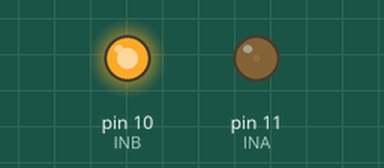
The sketch below on a simulated Arduino Uno, built with avr-gcc and run on an emulated ATmega328P. Parts: output pins drawn as LEDs (lit = HIGH). What the sketch prints to the serial monitor is not drawn.

Above: at 0.05 s.
At 0.65 s:
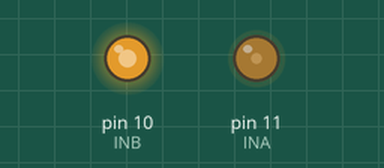
At 1.3 s:
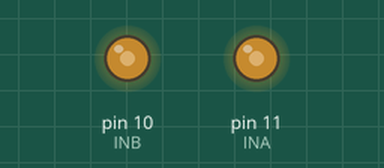
At 2.6 s:
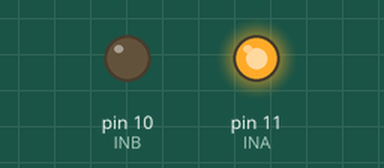
Timing chart, 0 to 6.0 s (numbered marks = the images above):
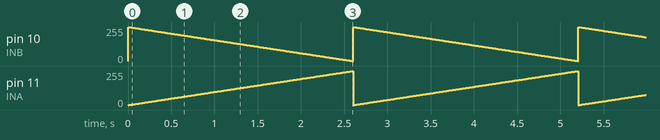

The sketch:

ex_PWM_moter.ino
```cpp
#define INA 11
#define INB 10

void setup() {
  pinMode(INA, OUTPUT);
  pinMode(INB, OUTPUT);
  Serial.begin(9600);
}

void loop() {
//  digitalWrite(INA, HIGH);
//  digitalWrite(INB, LOW);
  for(int i=0; i<=255; i++){
    analogWrite(INA, i);
    analogWrite(INB, 255-i);

    Serial.println(i);
    delay(10);

  }

//  for(int i=255; i=0; i--){
//    analogWrite(INA, i);
//    Serial.println(i);
//    delay(10);
//  }

}
```

Measured:
- by itself, pin 10 (INB): ramps from 255/255 to 0/255 and jumps back, once every 2.6 s
- by itself, pin 11 (INA): ramps from 0/255 to 255/255 and jumps back, once every 2.6 s
